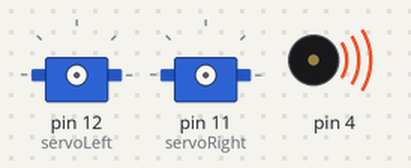
Simulated run of this sketch. Board: Arduino Uno, built with avr-gcc and run on an emulated ATmega328P. Shown: 2 × servo, buzzer (waves = sounding).

Above: at 0.1 s.
At 1.1 s:
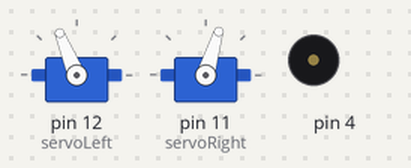
Timing chart, 0 to 2.6 s (numbered marks = the images above):
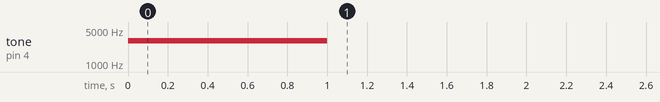

The sketch:

ForwardTenSeconds.ino
```cpp
/*
Move the robot forward for one second
*/

#include <Servo.h>

Servo servoLeft, servoRight;

void setup() {
  // Play startup tone for one second
  tone(4, 3000, 1000);
  delay(1000);

  // Set the pins for the servos
  servoLeft.attach(12);
  servoRight.attach(11);

  // Set the direction for the servos
  servoLeft.writeMicroseconds(1700);      // CCW
  servoRight.writeMicroseconds(1300);      // CW

  // Move for ten second
  delay(10000);

  // Stop and detach both servos
  servoLeft.detach();
  servoRight.detach();
}

void loop() {
  // Nothing to repeat
}
```
